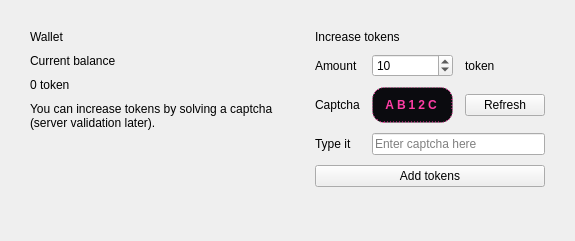
                                <widget class="QWidget" name="tabWallet">
                                    <attribute name="title">
                                        <string>Wallet</string>
                                    </attribute>
                                    <layout class="QHBoxLayout" name="walletRow">
                                        <property name="leftMargin">
                                            <number>16</number>
                                        </property>
                                        <property name="topMargin">
                                            <number>16</number>
                                        </property>
                                        <property name="rightMargin">
                                            <number>16</number>
                                        </property>
                                        <property name="bottomMargin">
                                            <number>16</number>
                                        </property>
                                        <property name="spacing">
                                            <number>14</number>
                                        </property>

                                        <item>
                                            <widget class="QFrame" name="panelBalance">
                                                <property name="objectName">
                                                    <string>panel</string>
                                                </property>
                                                <layout class="QVBoxLayout" name="balanceLayout">
                                                    <property name="leftMargin">
                                                        <number>14</number>
                                                    </property>
                                                    <property name="topMargin">
                                                        <number>14</number>
                                                    </property>
                                                    <property name="rightMargin">
                                                        <number>14</number>
                                                    </property>
                                                    <property name="bottomMargin">
                                                        <number>14</number>
                                                    </property>
                                                    <property name="spacing">
                                                        <number>10</number>
                                                    </property>

                                                    <item>
                                                        <widget class="QLabel" name="lblSectionTitleWallet">
                                                            <property name="objectName">
                                                                <string>lblSectionTitle</string>
                                                            </property>
                                                            <property name="text">
                                                                <string>Wallet</string>
                                                            </property>
                                                        </widget>
                                                    </item>

                                                    <item>
                                                        <widget class="QLabel" name="lblBalanceCaption">
                                                            <property name="objectName">
                                                                <string>lblFieldCaption</string>
                                                            </property>
                                                            <property name="text">
                                                                <string>Current balance</string>
                                                            </property>
                                                        </widget>
                                                    </item>

                                                    <item>
                                                        <widget class="QLabel" name="lblBalanceValue">
                                                            <property name="text">
                                                                <string>0 token</string>
                                                            </property>
                                                        </widget>
                                                    </item>

                                                    <item>
                                                        <widget class="QLabel" name="lblWalletNote">
                                                            <property name="objectName">
                                                                <string>lblStatus</string>
                                                            </property>
                                                            <property name="text">
                                                                <string>You can increase tokens by solving a captcha (server validation later).</string>
                                                            </property>
                                                            <property name="wordWrap">
                                                                <bool>true</bool>
                                                            </property>
                                                        </widget>
                                                    </item>

                                                    <item>
                                                        <spacer name="spacerWallet">
                                                            <property name="orientation">
                                                                <enum>Qt::Vertical</enum>
                                                            </property>
                                                            <property name="sizeHint" stdset="0">
                                                                <size>
                                                                    <width>20</width>
                                                                    <height>40</height>
                                                                </size>
                                                            </property>
                                                        </spacer>
                                                    </item>

                                                </layout>
                                            </widget>
                                        </item>

                                        <item>
                                            <widget class="QFrame" name="panelTopUp">
                                                <property name="objectName">
                                                    <string>panel</string>
                                                </property>
                                                <property name="minimumWidth">
                                                    <number>420</number>
                                                </property>
                                                <layout class="QGridLayout" name="gridTopUp">
                                                    <property name="leftMargin">
                                                        <number>14</number>
                                                    </property>
                                                    <property name="topMargin">
                                                        <number>14</number>
                                                    </property>
                                                    <property name="rightMargin">
                                                        <number>14</number>
                                                    </property>
                                                    <property name="bottomMargin">
                                                        <number>14</number>
                                                    </property>
                                                    <property name="horizontalSpacing">
                                                        <number>12</number>
                                                    </property>
                                                    <property name="verticalSpacing">
                                                        <number>10</number>
                                                    </property>

                                                    <item row="0" column="0" colspan="3">
                                                        <widget class="QLabel" name="lblSectionTitleTopUp">
                                                            <property name="objectName">
                                                                <string>lblSectionTitle</string>
                                                            </property>
                                                            <property name="text">
                                                                <string>Increase tokens</string>
                                                            </property>
                                                        </widget>
                                                    </item>

                                                    <item row="1" column="0">
                                                        <widget class="QLabel" name="lblAmountCaption">
                                                            <property name="objectName">
                                                                <string>lblFieldCaption</string>
                                                            </property>
                                                            <property name="text">
                                                                <string>Amount</string>
                                                            </property>
                                                        </widget>
                                                    </item>
                                                    <item row="1" column="1">
                                                        <widget class="QSpinBox" name="sbTokenAmount">
                                                            <property name="minimum">
                                                                <number>1</number>
                                                            </property>
                                                            <property name="maximum">
                                                                <number>1000000</number>
                                                            </property>
                                                            <property name="value">
                                                                <number>10</number>
                                                            </property>
                                                        </widget>
                                                    </item>
                                                    <item row="1" column="2">
                                                        <widget class="QLabel" name="lblAmountUnit">
                                                            <property name="objectName">
                                                                <string>lblFieldCaption</string>
                                                            </property>
                                                            <property name="text">
                                                                <string>token</string>
                                                            </property>
                                                        </widget>
                                                    </item>

                                                    <item row="2" column="0">
                                                        <widget class="QLabel" name="lblCaptchaCaption">
                                                            <property name="objectName">
                                                                <string>lblFieldCaption</string>
                                                            </property>
                                                            <property name="text">
                                                                <string>Captcha</string>
                                                            </property>
                                                        </widget>
                                                    </item>

                                                    <item row="2" column="1">
                                                        <widget class="QLabel" name="lblCaptchaText">
                                                            <property name="text">
                                                                <string>AB12C</string>
                                                            </property>
                                                            <property name="alignment">
                                                                <set>Qt::AlignCenter</set>
                                                            </property>
                                                            <property name="styleSheet">
                                                                <string notr="true">
                                                                    QLabel{
                                                                    background:#0B0B0F;
                                                                    border:1px dashed #FF3DA5;
                                                                    border-radius:12px;
                                                                    padding:10px 12px;
                                                                    font-weight:900;
                                                                    color:#FF3DA5;
                                                                    letter-spacing:3px;
                                                                    }
                                                                </string>
                                                            </property>
                                                        </widget>
                                                    </item>

                                                    <item row="2" column="2">
                                                        <widget class="QPushButton" name="btnRefreshCaptcha">
                                                            <property name="text">
                                                                <string>Refresh</string>
                                                            </property>
                                                            <property name="cursor">
                                                                <cursorShape>PointingHandCursor</cursorShape>
                                                            </property>
                                                        </widget>
                                                    </item>

                                                    <item row="3" column="0">
                                                        <widget class="QLabel" name="lblCaptchaInputCaption">
                                                            <property name="objectName">
                                                                <string>lblFieldCaption</string>
                                                            </property>
                                                            <property name="text">
                                                                <string>Type it</string>
                                                            </property>
                                                        </widget>
                                                    </item>

                                                    <item row="3" column="1" colspan="2">
                                                        <widget class="QLineEdit" name="leCaptchaInput">
                                                            <property name="placeholderText">
                                                                <string>Enter captcha here</string>
                                                            </property>
                                                            <property name="clearButtonEnabled">
                                                                <bool>true</bool>
                                                            </property>
                                                        </widget>
                                                    </item>

                                                    <item row="4" column="0" colspan="3">
                                                        <widget class="QPushButton" name="btnAddTokens">
                                                            <property name="text">
                                                                <string>Add tokens</string>
                                                            </property>
                                                            <property name="cursor">
                                                                <cursorShape>PointingHandCursor</cursorShape>
                                                            </property>
                                                        </widget>
                                                    </item>

                                                    <item row="5" column="0" colspan="3">
                                                        <widget class="QLabel" name="lblWalletStatus">
                                                            <property name="objectName">
                                                                <string>lblStatus</string>
                                                            </property>
                                                            <property name="text">
                                                                <string/>
                                                            </property>
                                                            <property name="wordWrap">
                                                                <bool>true</bool>
                                                            </property>
                                                        </widget>
                                                    </item>

                                                </layout>
                                            </widget>
                                        </item>

                                    </layout>
                                </widget>
